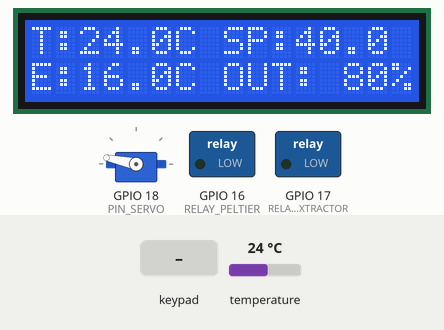
This program was run on a simulated ESP32. Shown: servo, 16×2 character LCD, switched loads named in the program (green lamp = pin HIGH). The test bench sets the inputs (shaded band); at power-on: temperature 24 °C. EEPROM starts erased; what the program prints to the serial monitor is not drawn.

Above: at 2.8 s.
2.9 s: key 'A' pressed
At 4.2 s:
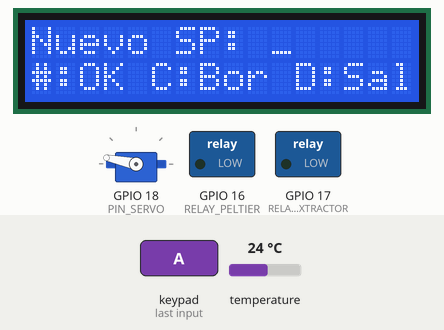
4.6 s: keypad keys 1 3 1 4 2 7 2 6 # pressed 0.4 s apart
At 9.2 s:
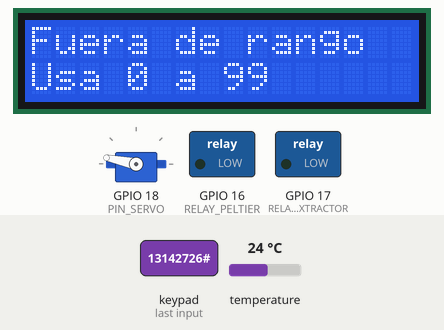
11.5 s: key 'B' pressed
At 12.2 s:
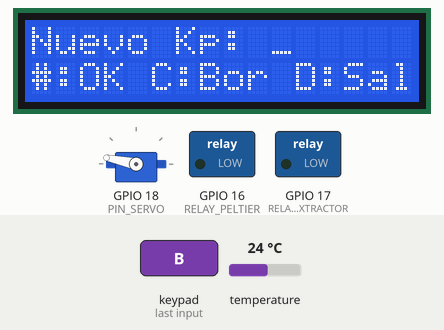
13.3 s: keypad keys 1 3 1 4 2 7 2 6 D pressed 0.4 s apart
At 17.1 s:
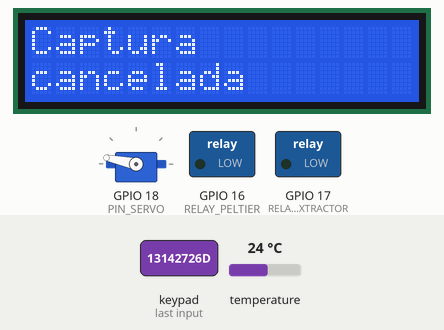
20.2 s: key '#' pressed
At 21.3 s:
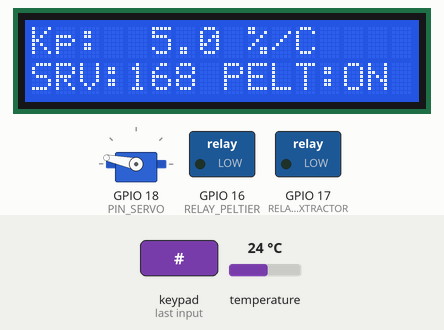
21.7 s: temperature set to 12 °C
At 24.1 s:
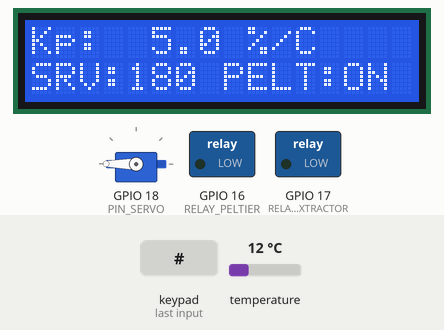
Timing chart, 0 to 25.1 s (numbered marks = the images above; inputs shaded):
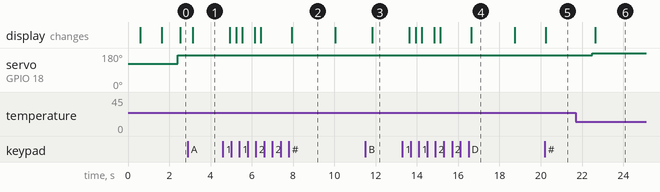

Measured:
- after the input at 2.9 s, the display: changes after 0.23 s (image 1)
- after the input at 4.6 s, the display: first changes after 0.33 s (image 2 shows a later state)
- after the input at 11.5 s, the display: changes after 0.34 s (image 3)
- after the input at 13.3 s, the display: first changes after 0.34 s (image 4 shows a later state)
- after the input at 20.2 s, the display: changes after 0.05 s (image 5)
- after the input at 21.7 s, servo on GPIO 18 (PIN_SERVO): 168° → 180° after 0.78 s; the display: changes after 0.94 s (image 6)
- what the display in image 2 shows lasts 2.1 s, from 7.9 s to 10.0 s

The program:

main.cpp
```cpp
#include <Wire.h>
#include <LiquidCrystal_I2C.h>
#include <Keypad.h>
#include <Preferences.h>
#include <OneWire.h>
#include <DallasTemperature.h>
#include <ESP32Servo.h>

#define PIN_DS18B20       4
#define PIN_SERVO         18
#define RELAY_PELTIER     16
#define RELAY_EXTRACTOR   17
#define LCD_SDA           21
#define LCD_SCL           22

#define RELAY_ACTIVO   LOW
#define RELAY_INACTIVO (!RELAY_ACTIVO)

const bool EXTRACTOR_SIEMPRE_ON = true;

const int ANGULO_MIN = 122;
const int ANGULO_MAX = 180;

const byte FILAS = 4;
const byte COLUMNAS = 4;
char teclas[FILAS][COLUMNAS] = {
  { '1', '2', '3', 'A' },
  { '4', '5', '6', 'B' },
  { '7', '8', '9', 'C' },
  { '*', '0', '#', 'D' }
};
byte pinesFilas[FILAS]       = { 13, 14, 27, 26 };
byte pinesColumnas[COLUMNAS] = { 25, 33, 32, 23 };
Keypad teclado = Keypad(makeKeymap(teclas), pinesFilas, pinesColumnas, FILAS, COLUMNAS);

LiquidCrystal_I2C lcd(0x27, 16, 2);
OneWire oneWire(PIN_DS18B20);
DallasTemperature sensores(&oneWire);
Servo dimmer;
Preferences prefs;

float setpoint = 40.0;
float kp       = 5.0;
float actual   = 0.0;
float error    = 0.0;
float u        = 0.0;
int   angulo   = ANGULO_MIN;
bool  sensorOK = false;
bool  lecturaIntentada = false;

const float SP_MAX = 99.0;
const float KP_MAX = 100.0;

unsigned long tPeticion = 0;
bool esperandoLectura = false;
const unsigned long PERIODO_LECTURA_MS   = 1000;
const unsigned long ESPERA_CONVERSION_MS = 800;

enum Pantalla { NORMAL, CAPTURANDO, MENSAJE };
Pantalla pantalla = NORMAL;
bool capturandoSP = true;
char entrada[7] = "";
unsigned long ultimaTecla = 0;
char mensaje1[17] = "";
char mensaje2[17] = "";
unsigned long momentoMensaje = 0;
const unsigned long TIEMPO_CAPTURA_MS = 10000;
const unsigned long TIEMPO_MENSAJE_MS = 2000;

unsigned long ultimaLCD = 0;
const unsigned long INTERVALO_LCD_MS = 300;
int paginaLCD = 0;

void manejarTeclado();
void iniciarCaptura(bool esSP);
void confirmarCaptura();
void cancelarCaptura();
void mostrarMensaje(const char* l1, const char* l2);
void guardarConfiguracion();
void leerSensor();
void calcularControl();
void actualizarLCD();
void imprimirLinea(int fila, const char* texto);

void setup() {
  Serial.begin(115200);

  pinMode(RELAY_PELTIER, OUTPUT);
  pinMode(RELAY_EXTRACTOR, OUTPUT);
  digitalWrite(RELAY_PELTIER, RELAY_ACTIVO);
  digitalWrite(RELAY_EXTRACTOR, EXTRACTOR_SIEMPRE_ON ? RELAY_ACTIVO : RELAY_INACTIVO);

  teclado.setDebounceTime(50);

  dimmer.setPeriodHertz(50);
  dimmer.attach(PIN_SERVO, 500, 2400);
  dimmer.write(ANGULO_MIN);

  delay(500);
  Wire.begin(LCD_SDA, LCD_SCL);
  Wire.setClock(100000);
  lcd.init();
  lcd.backlight();
  lcd.clear();
  lcd.print("Iniciando...");

  sensores.begin();
  sensores.setResolution(12);
  sensores.setWaitForConversion(false);

  prefs.begin("controlP", false);
  setpoint = prefs.getFloat("sp", 40.0);
  kp       = prefs.getFloat("kp", 5.0);
  prefs.end();

  Serial.println("=== Control P: foco con dimmer, Peltier siempre ON ===");
  Serial.println("A=SP  B=Kp  #=cambiar pantalla  C=borrar  D=cancelar  *=punto");

  delay(1000);
  lcd.clear();
}

void loop() {
  manejarTeclado();
  leerSensor();

  if (millis() - ultimaLCD >= INTERVALO_LCD_MS) {
    ultimaLCD = millis();
    actualizarLCD();
  }
}

void leerSensor() {
  if (!esperandoLectura && millis() - tPeticion >= PERIODO_LECTURA_MS) {
    sensores.requestTemperatures();
    tPeticion = millis();
    esperandoLectura = true;
  }

  if (esperandoLectura && millis() - tPeticion >= ESPERA_CONVERSION_MS) {
    esperandoLectura = false;
    lecturaIntentada = true;
    float t = sensores.getTempCByIndex(0);

    if (t == DEVICE_DISCONNECTED_C || t < -50 || t > 125) {
      sensorOK = false;
      u = 0;
      angulo = ANGULO_MIN;
      dimmer.write(angulo);
      Serial.println("Error: DS18B20 no responde");
      return;
    }

    sensorOK = true;
    actual = t;
    calcularControl();
  }
}

void calcularControl() {
  error = setpoint - actual;
  u = kp * error;
  if (u > 100.0) u = 100.0;
  if (u < 0.0)   u = 0.0;

  float grados = ANGULO_MIN + (u / 100.0) * (ANGULO_MAX - ANGULO_MIN);
  angulo = (int)(grados + 0.5);
  dimmer.write(angulo);

  Serial.print("SP:");     Serial.print(setpoint, 1);
  Serial.print(" T:");     Serial.print(actual, 1);
  Serial.print(" E:");     Serial.print(error, 1);
  Serial.print(" Kp:");    Serial.print(kp, 1);
  Serial.print(" U:");     Serial.print(u, 0);
  Serial.print("% Servo:"); Serial.println(angulo);
}

void manejarTeclado() {
  if (pantalla == CAPTURANDO && millis() - ultimaTecla > TIEMPO_CAPTURA_MS) {
    mostrarMensaje("Captura", "cancelada");
  }
  if (pantalla == MENSAJE && millis() - momentoMensaje > TIEMPO_MENSAJE_MS) {
    pantalla = NORMAL;
  }

  char tecla = teclado.getKey();
  if (!tecla) return;
  ultimaTecla = millis();

  if (tecla == 'A') { iniciarCaptura(true);  return; }
  if (tecla == 'B') { iniciarCaptura(false); return; }
  if (tecla == 'D') { cancelarCaptura();     return; }

  if (pantalla != CAPTURANDO) {
    if (tecla == '#') {
      paginaLCD = !paginaLCD;
      pantalla = NORMAL;
    }
    return;
  }

  int n = strlen(entrada);
  if (tecla >= '0' && tecla <= '9') {
    if (n < 5) { entrada[n] = tecla; entrada[n + 1] = '\0'; }
  } else if (tecla == '*') {
    if (n > 0 && n < 5 && strchr(entrada, '.') == NULL) {
      entrada[n] = '.'; entrada[n + 1] = '\0';
    }
  } else if (tecla == 'C') {
    if (n > 0) entrada[n - 1] = '\0';
  } else if (tecla == '#') {
    confirmarCaptura();
  }
}

void iniciarCaptura(bool esSP) {
  capturandoSP = esSP;
  entrada[0] = '\0';
  pantalla = CAPTURANDO;
  ultimaTecla = millis();
}

void cancelarCaptura() {
  if (pantalla == CAPTURANDO) mostrarMensaje("Captura", "cancelada");
  else pantalla = NORMAL;
}

void confirmarCaptura() {
  if (strlen(entrada) == 0) {
    mostrarMensaje("Escribe un", "numero primero");
    return;
  }

  float valor = atof(entrada);
  float limite = capturandoSP ? SP_MAX : KP_MAX;

  if (valor < 0 || valor > limite) {
    char l2[17];
    snprintf(l2, sizeof(l2), "Usa 0 a %.0f", limite);
    mostrarMensaje("Fuera de rango", l2);
    return;
  }

  if (capturandoSP) setpoint = valor;
  else              kp = valor;
  guardarConfiguracion();
  if (sensorOK) calcularControl();

  char l1[17];
  snprintf(l1, sizeof(l1), "%s = %.1f", capturandoSP ? "SP" : "Kp", valor);
  mostrarMensaje(l1, "Guardado");
}

void mostrarMensaje(const char* l1, const char* l2) {
  strncpy(mensaje1, l1, 16); mensaje1[16] = '\0';
  strncpy(mensaje2, l2, 16); mensaje2[16] = '\0';
  pantalla = MENSAJE;
  momentoMensaje = millis();
}

void guardarConfiguracion() {
  prefs.begin("controlP", false);
  prefs.putFloat("sp", setpoint);
  prefs.putFloat("kp", kp);
  prefs.end();
}

void actualizarLCD() {
  char linea[32];

  if (pantalla == CAPTURANDO) {
    snprintf(linea, sizeof(linea), "Nuevo %s: %s_", capturandoSP ? "SP" : "Kp", entrada);
    imprimirLinea(0, linea);
    imprimirLinea(1, "#:OK C:Bor D:Sal");
    return;
  }

  if (pantalla == MENSAJE) {
    imprimirLinea(0, mensaje1);
    imprimirLinea(1, mensaje2);
    return;
  }

  if (!lecturaIntentada) {
    imprimirLinea(0, "Leyendo");
    imprimirLinea(1, "DS18B20...");
    return;
  }

  if (!sensorOK) {
    snprintf(linea, sizeof(linea), "SP:%4.1f Kp:%4.1f", setpoint, kp);
    imprimirLinea(0, linea);
    imprimirLinea(1, "Error DS18B20");
    return;
  }

  if (paginaLCD == 0) {
    snprintf(linea, sizeof(linea), "T:%4.1fC SP:%4.1f", actual, setpoint);
    imprimirLinea(0, linea);
    snprintf(linea, sizeof(linea), "E:%4.1fC OUT:%3.0f%%", error, u);
    imprimirLinea(1, linea);
  } else {
    snprintf(linea, sizeof(linea), "Kp:%5.1f %%/C", kp);
    imprimirLinea(0, linea);
    snprintf(linea, sizeof(linea), "SRV:%3d PELT:ON", angulo);
    imprimirLinea(1, linea);
  }
}

void imprimirLinea(int fila, const char* texto) {
  lcd.setCursor(0, fila);
  int n = 0;
  while (texto[n] != '\0' && n < 16) { lcd.print(texto[n]); n++; }
  while (n < 16) { lcd.print(' '); n++; }
}
```
